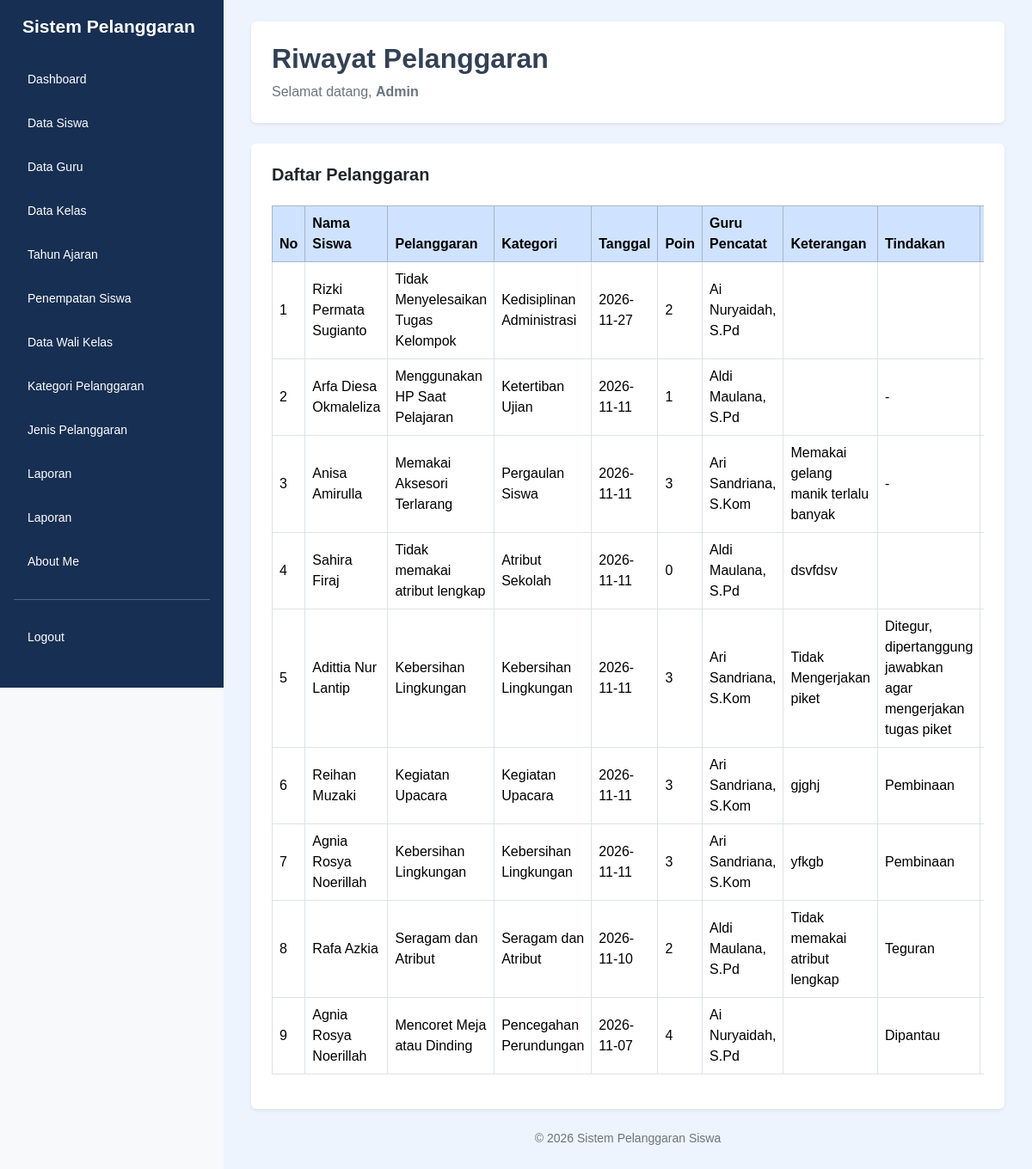
Page /riwayat.php (signed in) on the committed database.
### tables this page shows
CREATE TABLE `t_pelanggaran_siswa` (
  `id` int(11) NOT NULL,
  `tahun_ajaran_id` int(11) NOT NULL,
  `siswa_id` int(11) NOT NULL,
  `nama_siswa` varchar(150) NOT NULL,
  `kelas_id` int(11) NOT NULL,
  `nama_kelas` varchar(100) NOT NULL,
  `pelanggaran_id` int(11) NOT NULL,
  `nama_pelanggaran` varchar(150) NOT NULL,
  `pelanggaran_kategori_id` int(11) NOT NULL,
  `guru_id` int(11) NOT NULL,
  `nama_guru` varchar(150) NOT NULL,
  `tanggal` date NOT NULL,
  `keterangan` text NOT NULL,
  `poin` int(11) NOT NULL,
  `tindakan` text NOT NULL,
  `status` varchar(30) NOT NULL,
  `created_at` timestamp NOT NULL DEFAULT current_timestamp(),
  `updated_at` timestamp NOT NULL DEFAULT current_timestamp()
);

CREATE TABLE `t_pelanggaran_kategori` (
  `id` int(11) NOT NULL,
  `nama` varchar(100) NOT NULL,
  `deskripsi` text NOT NULL,
  `status_aktif` tinyint(1) NOT NULL,
  `created_at` timestamp NOT NULL DEFAULT current_timestamp(),
  `updated_at` timestamp NOT NULL DEFAULT current_timestamp()
);

### riwayat.php (the view, shortened to what this page needs)
<?php
include 'config/koneksi.php';
$nama_login = $_SESSION['name'] ?? 'Pengguna';
$role = strtolower(trim($_SESSION['role'] ?? ''));
$halaman = basename($_SERVER['PHP_SELF']);
if ($role == 'admin') {
    $query = mysqli_query($koneksi, "
        SELECT
            ps.*,
            pk.nama AS nama_kategori
        FROM t_pelanggaran_siswa ps
        LEFT JOIN t_pelanggaran_kategori pk
            ON ps.pelanggaran_kategori_id = pk.id
        WHERE ps.status = 'Selesai'
        ORDER BY ps.tanggal DESC, ps.id DESC
    ");
}
?>
<!DOCTYPE html>
<html lang="id">
<head>
    <link href="https://cdn.jsdelivr.net/npm/bootstrap@5.3.8/dist/css/bootstrap.min.css"
          rel="stylesheet">
    <link href="https://cdn.datatables.net/3.1.4/css/dataTables.dataTables.min.css"
          rel="stylesheet">
    <link rel="stylesheet" href="style/style.css">
</head>
<body class="bg-light">
<div class="container-fluid">
    <div class="row">
        <div class="sidebar col-md-3 col-lg-2 position-fixed top-0 start-0 vh-100 p-3 overflow-auto">
            <h4 class="text-white mb-4">Sistem Pelanggaran</h4>
            <ul class="nav nav-pills flex-column gap-1">
                <?php if ($role == 'admin') { ?>
                    <li class="nav-item">
                        <a href="dashboard.php" class="nav-link <?= $halaman == 'dashboard.php' ? 'active' : 'text-white'; ?>">Dashboard</a>
                    </li>
                    <li class="nav-item">
                        <a href="data_siswa.php" class="nav-link text-white">Data Siswa</a>
                    </li>
                    <li class="nav-item">
                        <a href="data_guru.php" class="nav-link text-white">Data Guru</a>
                    </li>
                    <li class="nav-item">
                        <a href="data_kelas.php" class="nav-link text-white">Data Kelas</a>
                    </li>
                    <li class="nav-item">
                        <a href="data_tahun_ajaran.php" class="nav-link text-white">Tahun Ajaran</a>
                    </li>
                    <li class="nav-item">
                        <a href="data_penempatan_siswa.php" class="nav-link text-white">Penempatan Siswa</a>
                    </li>
                    <li class="nav-item">
                        <a href="data_wali_kelas.php" class="nav-link text-white">Data Wali Kelas</a>
                    </li>
                    <li class="nav-item">
                        <a href="data_kategori_pelanggaran.php" class="nav-link text-white">Kategori Pelanggaran</a>
                    </li>
                    <li class="nav-item">
                        <a href="data_jenis_pelanggaran.php" class="nav-link text-white">Jenis Pelanggaran</a>
                    </li>
                    <li class="nav-item">
                        <a href="laporan.php" class="nav-link text-white">Laporan</a>
                    </li>
                <?php } ?>
                <li class="nav-item">
                    <a href="laporan.php" class="nav-link text-white">Laporan</a>
                </li>
                <li class="nav-item">
                    <a href="about_me.php" class="nav-link text-white">About Me</a>
                </li>
                <hr class="border-white">
                <li class="nav-item">
                    <a href="logout.php" class="nav-link text-white">Logout</a>
                </li>
            </ul>
        </div>
        <main class="content-main">
            <div class="page-content">
                <div class="bg-white rounded shadow-sm p-4 mb-4">
                    <h2 class="fw-bold">Riwayat Pelanggaran</h2>
                    <p class="text-secondary mb-0">
                        Selamat datang,
                        <b><?= htmlspecialchars($nama_login); ?></b>
                    </p>
                </div>
                <div class="card border-0 shadow-sm">
                    <div class="card-body p-4">
                        <h5 class="fw-bold mb-4">Daftar Pelanggaran</h5>
                        <div class="table-responsive">
                            <table class="table table-bordered table-hover align-middle" id="tabelRiwayat">
                                <thead class="table-primary">
                                    <tr>
                                        <th>No</th>
                                        <th>Nama Siswa</th>
                                        <th>Pelanggaran</th>
                                        <th>Kategori</th>
                                        <th>Tanggal</th>
                                        <th>Poin</th>
                                        <th>Guru Pencatat</th>
                                        <th>Keterangan</th>
                                        <th>Tindakan</th>
                                        <th>Status</th>
                                    </tr>
                                </thead>
                                <tbody>
                                    <?php
                                    $no = 1;
                                    while ($data = mysqli_fetch_assoc($query)) {
                                    ?>
                                    <tr>
                                        <td><?= $no++; ?></td>
                                        <td><?= htmlspecialchars($data['nama_siswa'] ?? '-'); ?></td>
                                        <td><?= htmlspecialchars($data['nama_pelanggaran'] ?? '-'); ?></td>
                                        <td><?= htmlspecialchars($data['nama_kategori'] ?? '-'); ?></td>
                                        <td><?= htmlspecialchars($data['tanggal'] ?? '-'); ?></td>
                                        <td><?= htmlspecialchars($data['poin'] ?? '0'); ?></td>
                                        <td><?= htmlspecialchars($data['nama_guru'] ?? '-'); ?></td>
                                        <td><?= htmlspecialchars($data['keterangan'] ?? '-'); ?></td>
                                        <td><?= htmlspecialchars($data['tindakan'] ?? '-'); ?></td>
                                        <td>
                                        </td>
                                    </tr>
                                    <?php } ?>
                                </tbody>
                            </table>
                        </div>
                    </div>
                </div>
                <p class="text-secondary text-center mt-4 small">
                    © 2026 Sistem Pelanggaran Siswa
                </p>
            </div>
        </main>
    </div>
</div>
</body>
</html>

### style/style.css (style rules this page uses)
* { box-sizing: border-box; }
html { width: 100%; min-height: 100%; overflow-x: hidden; }
body { width: 100%; min-height: 100vh; margin: 0; padding: 0; font-family: Arial, Helvetica, sans-serif; background-color: #edf4fd; color: #334155; }
a { text-decoration: none; }
.sidebar { position: fixed !important; top: 0; left: 0; width: 260px !important; max-width: 260px !important; height: 100vh; padding: 24px 15px; background-color: #172f52 !important; z-index: 1001; overflow-y: auto; overflow-x: hidden; flex: none !important; }
.sidebar h4 { color: #ffffff; font-size: 21px; font-weight: 700; margin: 0 0 38px; padding: 0 10px; line-height: 1.4; }
.sidebar .nav { display: flex; flex-direction: column; gap: 7px; }
.sidebar .nav-item { width: 100%; }
.sidebar .nav-link { display: block; width: 100%; padding: 13px 16px; border-radius: 9px; color: #e2eaf6; font-size: 14px; font-weight: 500; transition: all 0.2s ease; }
.content-main { display: block !important; position: relative; width: calc(100% - 260px) !important; max-width: none !important; min-height: 100vh; margin-left: 260px !important; margin-right: 0 !important; padding: 25px 32px 35px !important; background-color: #edf4fd; overflow-x: hidden; }
.table-responsive { display: block; width: 100%; max-width: 100%; overflow-x: auto; }
@media (min-width: 768px) { .content-main { padding-top: 25px !important; } }

### rows in the picture
t_pelanggaran_siswa: nama_siswa "Rizki Permata Sugianto", nama_pelanggaran "Tidak Menyelesaikan Tugas Kelompok", pelanggaran_kategori.nama "Kedisiplinan Administrasi", tanggal "2026-11-27", poin "2", nama_guru "Ai Nuryaidah, S.Pd"
t_pelanggaran_siswa: nama_siswa "Arfa Diesa Okmaleliza", nama_pelanggaran "Menggunakan HP Saat Pelajaran", pelanggaran_kategori.nama "Ketertiban Ujian", tanggal "2026-11-11", poin "1", nama_guru "Aldi Maulana, S.Pd", tindakan "-"
t_pelanggaran_siswa: nama_siswa "Anisa Amirulla", nama_pelanggaran "Memakai Aksesori Terlarang", pelanggaran_kategori.nama "Pergaulan Siswa", tanggal "2026-11-11", poin "3", nama_guru "Ari Sandriana, S.Kom", keterangan "Memakai gelang manik terlalu banyak", tindakan "-"
t_pelanggaran_siswa: nama_siswa "Sahira Firaj", nama_pelanggaran "Tidak memakai atribut lengkap", pelanggaran_kategori.nama "Atribut Sekolah", tanggal "2026-11-11", poin "0", nama_guru "Aldi Maulana, S.Pd", keterangan "dsvfdsv"
t_pelanggaran_siswa: nama_siswa "Adittia Nur Lantip", nama_pelanggaran "Kebersihan Lingkungan", pelanggaran_kategori.nama "Kebersihan Lingkungan", tanggal "2026-11-11", poin "3", nama_guru "Ari Sandriana, S.Kom", keterangan "Tidak Mengerjakan piket", tindakan "Ditegur, dipertanggung jawabkan agar mengerjakan tugas piket"
t_pelanggaran_siswa: nama_siswa "Reihan Muzaki", nama_pelanggaran "Kegiatan Upacara", pelanggaran_kategori.nama "Kegiatan Upacara", tanggal "2026-11-11", poin "3", nama_guru "Ari Sandriana, S.Kom", keterangan "gjghj", tindakan "Pembinaan"
t_pelanggaran_siswa: nama_siswa "Agnia Rosya Noerillah", nama_pelanggaran "Kebersihan Lingkungan", pelanggaran_kategori.nama "Kebersihan Lingkungan", tanggal "2026-11-11", poin "3", nama_guru "Ari Sandriana, S.Kom", keterangan "yfkgb", tindakan "Pembinaan"
t_pelanggaran_siswa: nama_siswa "Rafa Azkia", nama_pelanggaran "Seragam dan Atribut", pelanggaran_kategori.nama "Seragam dan Atribut", tanggal "2026-11-10", poin "2", nama_guru "Aldi Maulana, S.Pd", keterangan "Tidak memakai atribut lengkap", tindakan "Teguran"
t_pelanggaran_siswa: nama_siswa "Agnia Rosya Noerillah", nama_pelanggaran "Mencoret Meja atau Dinding", pelanggaran_kategori.nama "Pencegahan Perundungan", tanggal "2026-11-07", poin "4", nama_guru "Ai Nuryaidah, S.Pd", tindakan "Dipantau"

### other values in the picture
$nama_login "Admin"
